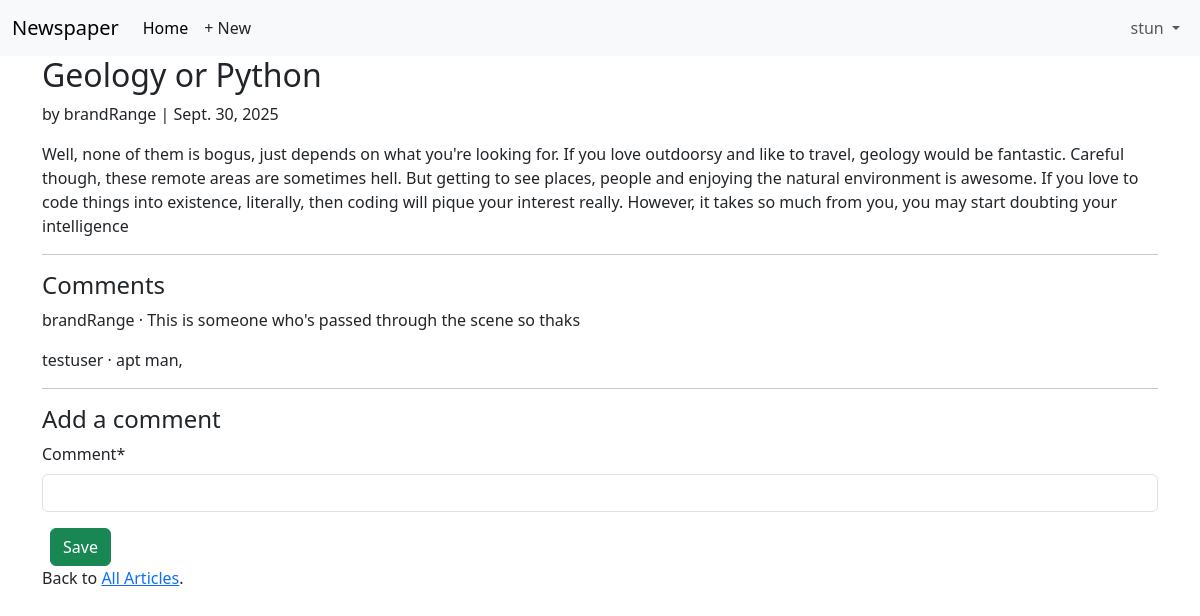
The page /articles/2/ (signed in) on the database its author committed.
### accounts/models.py (models this page shows)
class CustomUser(AbstractUser):
    age = models.PositiveIntegerField(null=True, blank=True)

### articles/models.py (models this page shows, shortened)
class Article(models.Model):
    title = models.CharField(max_length=255)
    body = models.TextField()
    date = models.DateField(auto_now_add=True)
    author = models.ForeignKey(
        settings.AUTH_USER_MODEL,
        on_delete=models.CASCADE,
    )
    class Meta:
        ordering = ['-date']

class Comment(models.Model):
    article = models.ForeignKey(Article, on_delete= models.CASCADE)
    comment = models.CharField(max_length=200)
    author = models.ForeignKey(
        settings.AUTH_USER_MODEL,
        on_delete=models.CASCADE,
        )
    def __str__(self):
        return self.comment

### articles/views.py (the view, shortened to what this page needs)
# urls.py: path("<int:pk>/", ArticleDetailView.as_view(), name="article_detail"),
class ArticleDetailView(LoginRequiredMixin, View):
    def get(self, request, *args, **kwargs):
        view = CommentGet.as_view()
        return view(request, *args, **kwargs)

### articles/views.py (called while the page is built)
    def get_context_data(self, **kwargs):
        context = super().get_context_data(**kwargs)
        context["form"] = CommentForm
        return context

### templates/article_detail.html (shortened to what this page needs)
{% extends "base.html" %}
{% load crispy_forms_tags %}
{% block content %}
<div class="article-entry">
    <h2>{{ object.title }}</h2>
    <p>by {{ object.author }} | {{ object.date }}</p>
    <p>{{ object.body }}</p>
</div>
<hr>
<h4>Comments</h4>
{% for comment in article.comment_set.all %}
<p>{{ comment.author }} &middot; {{ comment }}</p>
{% endfor %}
<hr>
<h4>Add a comment</h4>
<form action="" method="post"> {% csrf_token %}
    {{ form |crispy}}
    <button class="btn btn-success ms-2" type="submit">Save</button>
</form>
<div>
    <p>Back to <a href="{% url 'article_list' %}">All Articles</a>.</p>
</div>
{% endblock content %}

### templates/base.html (shortened to what this page needs)
{% load static %}
<!DOCTYPE html>
<html>
<head>
    <link href="https://cdn.jsdelivr.net/npm/bootstrap@5.3.8/dist/css/bootstrap.min.css" rel="stylesheet">
</head>
<body>
    <nav class="navbar navbar-expand-lg bg-body-tertiary">
    <div class="container-fluid">
        <a class="navbar-brand" href="{% url 'home' %}">Newspaper</a>
        <div class="collapse navbar-collapse" id="navbarSupportedContent">
            <ul class="navbar-nav me-auto mb-2 mb-lg-0">
                <li class="nav-item">
                    <a class="nav-link active" aria-current="page" href="#">Home</a>
                </li>
                {% if user.is_authenticated %}
                <li><a href="{% url 'article_new' %}" class="nav-link px-2 link-dark">+ New</a></li>
            </ul>
        <div class="mr-auto">
            <ul class="navbar-nav">
                <li class="nav-item dropdown">
                    <a class="nav-link dropdown-toggle" href="#" role="button"
                    data-bs-toggle="dropdown" aria-expanded="false">
                    {{ user.username }}
                    </a>
</li>
{% endif %}
</div>
</div>
</nav>
<main>
<div class="container">
{% block content %}
{% endblock content %}
</div>
</main>
</body>
</html>

### rows shown on the page
CustomUser: username "stun"
Article: title "Geology or Python", author "brandRange", date "Sept. 30, 2025", body "Well, none of them is bogus, just depends on what you're looking for. If you love outdoorsy and like to travel, geology would be fantastic. Careful though, these remote areas are sometimes hell. But getting to see places, people and enjoying the natural environment is awesome. If you love to code things into existence, literally, then coding will pique your interest really. However, it takes so much from you, you may start doubting your intelligence"
Comment: author "brandRange", comment "This is someone who's passed through the scene so thaks"
Comment: author "testuser", comment "apt man,"
